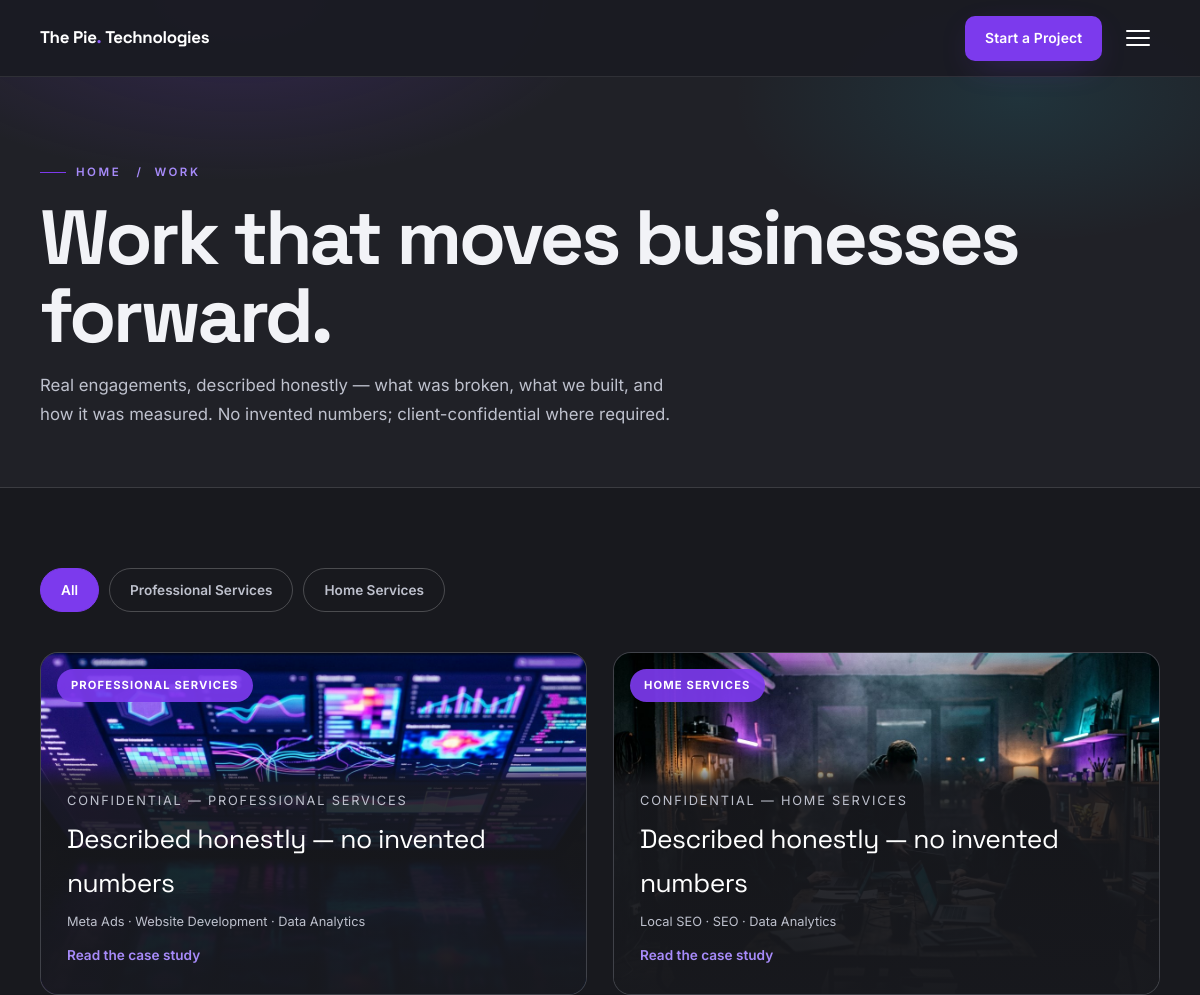
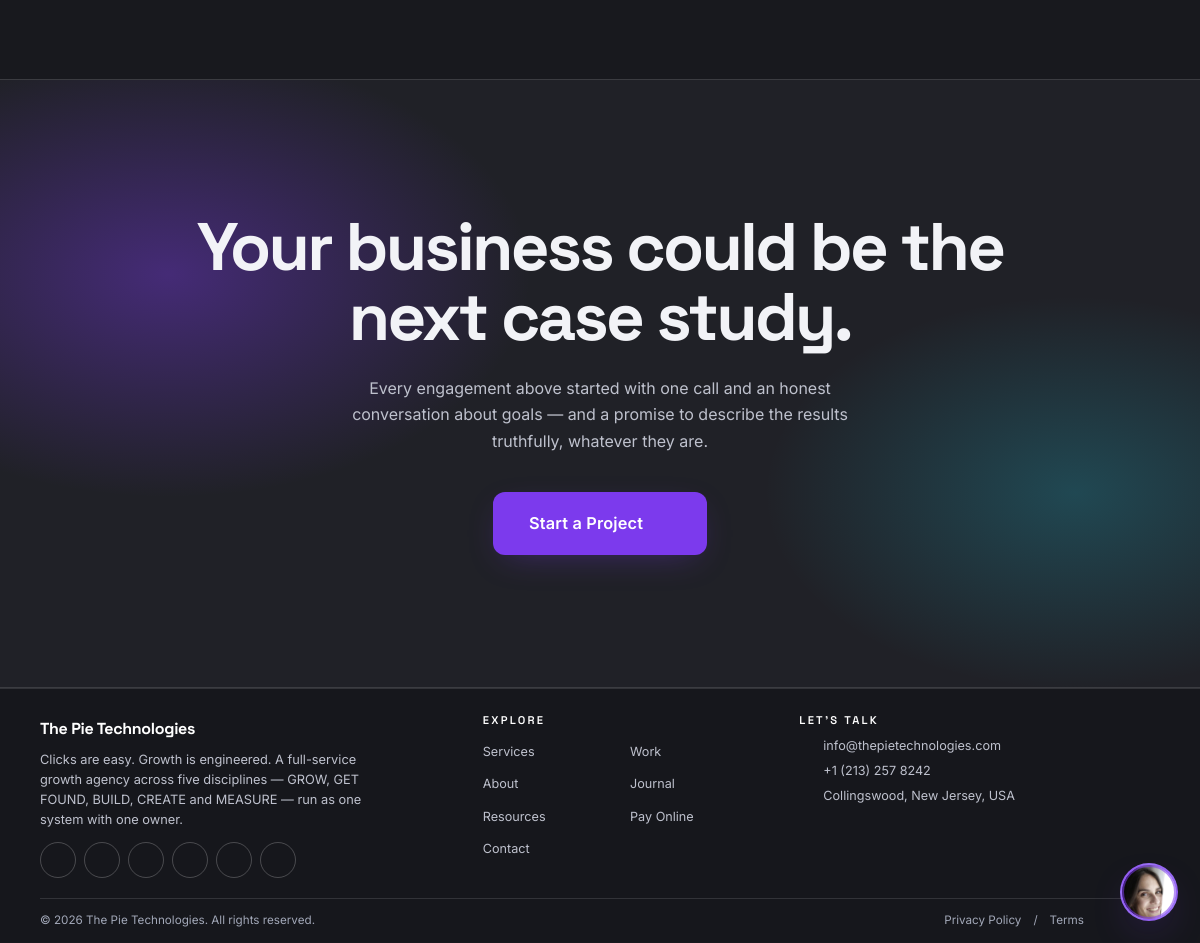
Screenshot of /portfolio.php with the database file from the repository (2 pictures, top to bottom).
### tables this page shows
CREATE TABLE IF NOT EXISTS portfolio (
  id INT AUTO_INCREMENT PRIMARY KEY,
  client_name VARCHAR(150),
  service_category VARCHAR(100),
  industry VARCHAR(100) DEFAULT '',
  slug VARCHAR(255) UNIQUE NOT NULL,
  thumbnail VARCHAR(255),
  challenge TEXT,
  strategy TEXT,
  results TEXT,
  stats_json TEXT,
  chart_data_json TEXT,
  testimonial TEXT,
  testimonial_author VARCHAR(150),
  display_order INT DEFAULT 0,
  is_active TINYINT(1) DEFAULT 1,
  created_at TIMESTAMP DEFAULT CURRENT_TIMESTAMP
);

### includes/functions.php (called while the page is built, shortened)
<?php
function settingsCache($reset = false)
{
    static $cache = null;
    if ($cache !== null) {
        return $cache;
    }
    $cache = array();
    foreach (dbAll('SELECT setting_key, setting_value FROM settings') as $row) {
        $cache[$row['setting_key']] = $row['setting_value'];
    }
    return $cache;
}
function getSetting($key, $default = '')
{
    $all = settingsCache();
    if (isset($all[$key]) && $all[$key] !== null && $all[$key] !== '') {
        return $all[$key];
    }
    return $default;
}
function esc($value)
{
    return htmlspecialchars((string) $value, ENT_QUOTES, 'UTF-8');
}
function url($path = '', $pretty = null)
{
    $path = trim((string) $path, '/');
    if ($pretty === null) {
        $pretty = PRETTY_URLS;
    }
    if ($path !== '' && substr($path, -4) !== '.php' && $pretty && strpos($path, '?') === false) {
        $url = BASE_URL . '/' . $path;
    } elseif ($path !== '' && substr($path, -4) !== '.php' && !$pretty && strpos($path, '?') === false) {
        $url = BASE_URL . '/' . $path . '.php';
    } else {
        $url = BASE_URL . ($path === '' ? '/' : '/' . $path);
    }
    return $url;
}
function asset($path)
{
    return BASE_URL . '/' . ltrim((string) $path, '/');
}
function jsonCol($value, $default = array())
{
    $decoded = json_decode((string) $value, true);
    return is_array($decoded) ? $decoded : $default;
}
require_once dirname(__DIR__) . '/core/SampleContent.php';
function getPortfolioItems($filter = '')
{
    if (SampleContent::usesFallback('portfolio')) { return array_values(array_filter(SampleContent::all('portfolio'), function ($row) use ($filter) { return !$filter || $row['service_category'] === $filter; })); }
    $sql = 'SELECT * FROM portfolio WHERE is_active = 1';
    $params = array();
    $sql .= ' ORDER BY display_order ASC, id DESC';
    return dbAll($sql, $params);
}

### includes/db.php (called while the page is built, shortened)
<?php
if (!function_exists('dbAll')) {
    function dbAll($sql, $params = array())
    {
        try {
            $st = $GLOBALS['pdo']->prepare($sql);
            $st->execute($params);
            return $st->fetchAll();
        } catch (PDOException $e) {
            error_log('[TPT] Query failed: ' . $e->getMessage() . ' | ' . $sql);
            return array();
        }
    }
}
if (!function_exists('dbOne')) {
    function dbOne($sql, $params = array())
    {
        $rows = dbAll($sql, $params);
        return $rows ? $rows[0] : null;
    }
}

### includes/init.php (called while the page is built, shortened)
<?php
require_once __DIR__ . '/db.php';
require_once __DIR__ . '/functions.php';
require_once __DIR__ . '/data.php';
if (getSetting('maintenance_mode', '0') === '1') {
    $script     = isset($_SERVER['SCRIPT_NAME']) ? $_SERVER['SCRIPT_NAME'] : '';
    $isAdminArea = strpos(parse_url($_SERVER['REQUEST_URI'] ?? '', PHP_URL_PATH), '/admin') === 0 || strpos($script, '/admin/') !== false;
    $allowedIp  = getSetting('maintenance_ip', '');
    $clientIp   = pieClientIp();
    if (!$isAdminArea && !isAdminLoggedIn() && ($allowedIp === '' || $clientIp !== $allowedIp)) {
        http_response_code(503);
        require BASE_PATH . '/maintenance.php';
        exit;
    }
}

### core/SampleContent.php (called while the page is built, shortened)
<?php
class SampleContent
{
    public static function usesFallback($table)
    {
        static $empty = array();
        if (!isset($empty[$table])) {
            $count = DB_OK ? dbOne('SELECT COUNT(*) AS total FROM ' . $table) : null;
            $total = (is_array($count) && isset($count['total'])) ? (int) $count['total'] : -1;
            $empty[$table] = !DB_OK || ($total === 0);
        }
        return $empty[$table];
    }
}

### portfolio.php (the view, shortened to what this page needs)
<?php
require_once __DIR__ . '/includes/init.php';
$items      = getPortfolioItems('');
$industries = array();
foreach ($items as $item) {
    $ind = isset($item['industry']) && $item['industry'] !== '' ? $item['industry'] : $item['service_category'];
    if (!in_array($ind, $industries, true)) {
        $industries[] = $ind;
    }
}
require_once __DIR__ . '/includes/header.php';
?>
<section class="page-hero">
    <div class="container">
        <p class="eyebrow crumbs"><a href="<?= url('') ?>">Home</a> &nbsp;/&nbsp; Work</p>
        <h1>Work that moves businesses forward.</h1>
        <p class="lead">Real engagements, described honestly — what was broken, what we built, and how it was measured. No invented numbers; client-confidential where required.</p>
    </div>
</section>
<section class="section">
    <div class="container">
        <div class="filter-tabs" role="group" aria-label="Filter case studies by industry">
            <button class="filter-tab active" type="button" data-filter="all" aria-pressed="true">All</button>
            <?php foreach ($industries as $ind): ?>
            <button class="filter-tab" type="button" data-filter="<?= esc($ind) ?>" aria-pressed="false"><?= esc($ind) ?></button>
            <?php endforeach; ?>
        </div>
        <?php if ($items): ?>
        <div class="portfolio-grid" id="portfolioGrid">
            <?php foreach ($items as $i => $item):
                $stats    = jsonCol($item['stats_json']);
                $headline = $stats && isset($stats[0]['value']) ? $stats[0]['value'] . (isset($stats[0]['label']) ? ' ' . $stats[0]['label'] : '') : 'Described honestly — no invented numbers';
                $industry = isset($item['industry']) && $item['industry'] !== '' ? $item['industry'] : $item['service_category'];
                $svcList  = array_map('trim', explode(',', $item['service_category']));
            ?>
            <a class="pf-card" href="<?= url('portfolio/' . $item['slug']) ?>" data-category="<?= esc($industry) ?>" data-aos="fade-up" data-aos-delay="<?= ($i % 2) * 90 ?>">
                <div class="pf-media">
                    <img src="<?= asset($item['thumbnail'] !== '' ? $item['thumbnail'] : 'assets/images/placeholder.svg') ?>" alt="<?= esc($item['client_name']) ?> — <?= esc($industry) ?> case study" loading="lazy">
                    <span class="pf-badge"><?= esc($industry) ?></span>
                </div>
                <div class="pf-body">
                    <span class="pf-client"><?= esc($item['client_name']) ?></span>
                    <p class="pf-result"><?= esc($headline) ?></p>
                    <p class="text-muted" style="font-size:.8rem;margin:6px 0 0"><?= esc(implode(' · ', array_slice($svcList, 0, 3))) ?></p>
                    <span class="pf-link-hint">Read the case study <?= icon('arrow-r', 15) ?></span>
                </div>
            </a>
            <?php endforeach; ?>
        </div>
        <?php else: ?>
        <div class="chart-card text-center">
            <p class="text-muted">Case studies are being uploaded — check back shortly, or <a href="<?= url('contact') ?>" style="color:var(--violet-soft)">ask us directly</a> for relevant work in your industry.</p>
        </div>
        <?php endif; ?>
    </div>
</section>
<section class="final-cta">
    <div class="container">
        <h2 data-aos="fade-up">Your business could be the next case study.</h2>
        <p data-aos="fade-up" data-aos-delay="80">Every engagement above started with one call and an honest conversation about goals — and a promise to describe the results truthfully, whatever they are.</p>
        <div class="hero-ctas" data-aos="fade-up" data-aos-delay="140">
            <a href="<?= url('contact') ?>" class="btn btn-primary btn-lg btn-magnetic" data-contact-modal>Start a Project <?= icon('arrow-r', 18) ?></a>
        </div>
    </div>
</section>
<?php require_once __DIR__ . '/includes/footer.php'; ?>

### includes/data.php (shortened to what this page needs)
<?php
function icon($name, $size = 20)
{
    $body = isset($paths[$name]) ? $paths[$name] : $paths['sparkle'];
    return '<svg class="icon icon-' . esc($name) . '" width="' . (int) $size . '" height="' . (int) $size
        . '" viewBox="0 0 24 24" fill="none" stroke="currentColor" stroke-width="1.6" stroke-linecap="round" stroke-linejoin="round" aria-hidden="true">'
        . $body . '</svg>';
}

### assets/css/style.css (style rules this page uses)
:root { --bg:#18191e; --bg-soft:#202127; --surface:#262830; --surface-2:#2e303a; --line:rgba(255,255,255,.12); --line-strong:rgba(255,255,255,.22); --text:#f2f3f7; --muted:#bec1cd; --muted-2:#a2a8b8; --violet:#7c3aed; --violet-2:#8b5cf6; --violet-soft:#a78bfa; --violet-glow:rgba(124,58,237,.38); --cyan:#22d3ee; --amber:#f59e0b; --green:#22c55e; --red:#ef4444; --radius:16px; --radius-sm:10px; --font-display:'Space Grotesk','Inter',system-ui,-apple-system,'Segoe UI',sans-serif; --font-body:'Inter',system-ui,-apple-system,'Segoe UI',sans-serif; --container:1240px; --gutter:clamp(18px,4vw,40px); --section:clamp(56px,6.6vw,100px); --ease:cubic-bezier(.22,1,.36,1); --nav-h:76px; }
*,*::before,*::after { box-sizing:border-box }
html { overflow-x:clip;-webkit-text-size-adjust:100%;scroll-behavior:smooth;scroll-padding-top:calc(var(--nav-h) + 14px) }
body { margin:0;background:var(--bg);color:var(--text); font-family:var(--font-body);font-size:16px;line-height:1.65; -webkit-font-smoothing:antialiased;text-rendering:optimizeLegibility; overflow-x:clip; }
img,svg,video { max-width:100%;display:block }
button { font:inherit;color:inherit;background:none;border:0;cursor:pointer }
h1,h2,h3,h4,h5 { margin:0;font-family:var(--font-display);font-weight:700;letter-spacing:-.03em;line-height:1.05 }
p { margin:0 }
html { scrollbar-color:#666b7c var(--bg) }
.container { width:min(100% - (var(--gutter) * 2),var(--container));margin-inline:auto }
.section { padding-block:var(--section) }
.eyebrow { display:inline-flex;align-items:center;gap:10px; font-size:.72rem;font-weight:600;letter-spacing:.22em;text-transform:uppercase; color:var(--violet-soft);margin:0 0 18px; }
.eyebrow::before { content:"";width:26px;height:1px;background:var(--violet); }
.btn { display:inline-flex;align-items:center;justify-content:center;gap:10px; padding:15px 28px;border-radius:12px;font-weight:600;font-size:.95rem;letter-spacing:.01em; transition:transform .25s var(--ease),box-shadow .25s var(--ease),background .25s,border-color .25s,color .25s; will-change:transform;white-space:nowrap; }
.btn-lg { padding:18px 36px;font-size:1.02rem }
.btn-primary { background:var(--violet);color:#fff;box-shadow:0 10px 34px -12px var(--violet-glow) }
.btn .icon { flex:none }
.footer-contact .icon { flex:none;margin-top:3px;color:var(--violet-soft) }
.text-muted { color:var(--muted) }

### assets/css/refinements.css (style rules this page uses)
img { max-width:100% }

### rows the page displays
portfolio: thumbnail (picture), industry "PROFESSIONAL SERVICES", client_name "CONFIDENTIAL — PROFESSIONAL SERVICES", stats_json "Described honestly — no invented numbers", service_category "Meta Ads · Website Development · Data Analytics", $size 15 (drawn)
portfolio: thumbnail (picture), industry "HOME SERVICES", client_name "CONFIDENTIAL — HOME SERVICES", stats_json "Described honestly — no invented numbers", service_category "Local SEO · SEO · Data Analytics", $size 15 (drawn)

### other values shown
$ind "Professional Services"
$ind "Home Services"
$siteName "The Pie Technologies"
getSetting('site_tagline', 'Clicks are easy. Growth is engineered.') "Clicks are easy. Growth is engineered. A full-service growth agency across five disciplines — GROW, GET FOUND, BUILD, CREATE and MEASURE — run as one system with one owner."
$label "Services"
$label "Work"
$label "About"
$label "Journal"
$label "Resources"
$label "Pay Online"
$label "Contact"
getSetting('site_email', 'info@thepietechnologies.com') "info@thepietechnologies.com"
getSetting('site_phone', '+1 (213) 257 8242') "+1 (213) 257 8242"
getSetting('site_address', 'Collingswood, New Jersey, USA') "Collingswood, New Jersey, USA"
